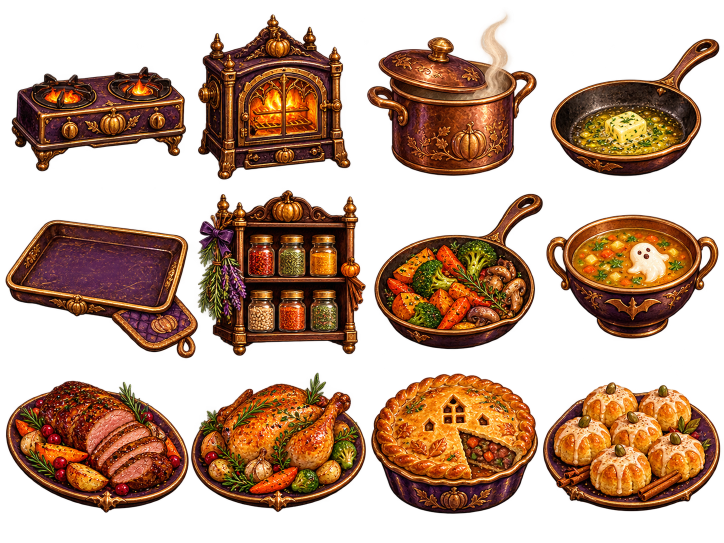
#> input picture voxel/docs/plans/kitchen-workshop/art/kitchen-workshop-source.png, 1448 x 1086 px (shown at 1/2 size)
$ python prepare-kitchen-workshop-icons.py
#> lines starting #> are read from the running program, lines starting #| are printed output that depends on the picture; after the words box and inside, x2 and y2 are one past the last pixel; in counts of white or black regions, pixels touching at a corner belong together
"""Pack generated kitchen artwork into twelve equal UI cells.

Pillow only extracts, crops and resizes the approved generated illustrations.
The source is kept intact. Connected alpha components separate overlapping
bounding rectangles (the tray's mitt and spice shelf) without cutting art.
Tool dependencies: Pillow, numpy and scipy; no runtime dependencies are added.
"""
from hashlib import sha256
import json
from pathlib import Path

import numpy as np
from PIL import Image, ImageFilter
from scipy.ndimage import find_objects, label

ROOT = Path(__file__).resolve().parents[1]
SOURCE = ROOT / "docs/plans/kitchen-workshop/art/kitchen-workshop-source.png"
OUTPUT = ROOT / "assets/kitchen-workshop-icons.webp"
META = ROOT / "docs/plans/kitchen-workshop/art/icons.json"
IDS = [
    "hob", "oven", "pot", "pan", "tray", "spice",
    "garden-skillet", "harvest-broth", "spiced-roast",
    "moonfire-chicken", "haunted-pie", "pumpkin-spice-biscuits",
]

image = Image.open(SOURCE).convert("RGBA")
#> image is the input picture: PIL image 1448x1086 RGBA; mean R, G, B, A 67.7, 36.6, 16.4, 124.6
assert image.size == (1448, 1086), "Review alpha extraction for a new source"
rgba = np.asarray(image)
labels, _ = label(rgba[:, :, 3] > 4)
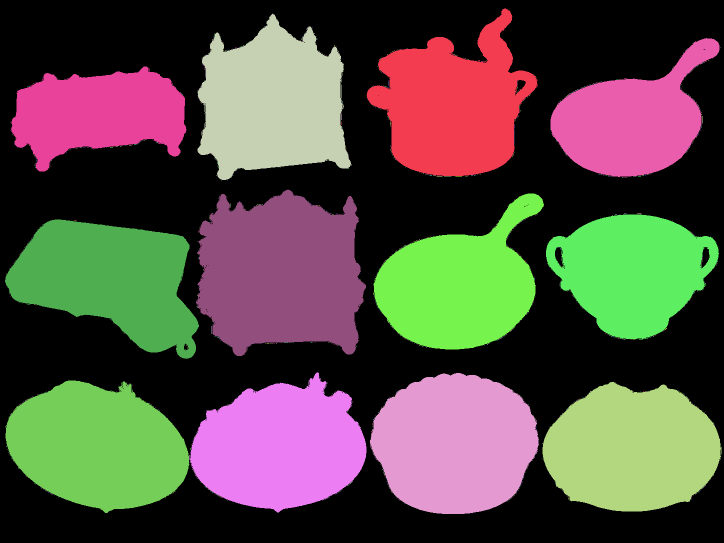
#> labels: shape (1086, 1448) int32 (shown at 1/2 size); 1450 distinct labels, from 0 to 1449; one colour per label, 0 black
counts = np.bincount(labels.ravel())
#> counts = 1450 values, max 773957 at index 0, min 1 at index 2, mean 1084.5
slices = find_objects(labels)
#> slices = 1449 items
components = {}
for component in np.argsort(counts[1:])[-12:] + 1:
    ys, xs = slices[component - 1]
    col = min(3, int(((xs.start + xs.stop) / 2) / (image.width / 4)))
    row = min(2, int(((ys.start + ys.stop) / 2) / (image.height / 3)))
    index = row * 4 + col
    assert index not in components, "Illustrations crossed the approved grid"
    components[index] = (int(component), (xs.start, ys.start, xs.stop, ys.stop))
#> this loop made 12 passes
#> (component, col, row, index) on passes 1 to 12: (124, 0, 0, 0), (20, 3, 0, 3), (574, 3, 1, 7), (512, 2, 1, 6), (1, 2, 0, 2), (583, 0, 1, 4), (1031, 1, 2, 9), (1035, 0, 2, 8), (1037, 3, 2, 11), (3, 1, 0, 1), (1032, 2, 2, 10), (511, 1, 1, 5)
#> after the loop, components = 12 items
assert sorted(components) == list(range(12)), "Expected twelve large illustrations"

cell, content = 192, 160
packed = Image.new("RGBA", (cell * 4, cell * 3))
#> packed: PIL image 768x576 RGBA; every value is 0
cells = []
for index, name in enumerate(IDS):
    component, alpha_bounds = components[index]
    # Include nearby soft antialiasing around this component, while excluding
    # its neighbour. A faint alpha bridge in the generator must not join icons.
    mask = Image.fromarray(np.where(labels == component, 255, 0).astype(np.uint8))
    mask = mask.filter(ImageFilter.MaxFilter(7))
    tile = image.copy()
    tile.putalpha(Image.fromarray(np.minimum(np.asarray(mask), rgba[:, :, 3])))
    crop = tile.getbbox()
    assert crop, name
    tile = tile.crop(crop)
    tile.thumbnail((content, content), Image.Resampling.LANCZOS)
    col, row = index % 4, index // 4
    x = col * cell + (cell - tile.width) // 2
    y = row * cell + (cell - tile.height) // 2
    packed.alpha_composite(tile, (x, y))
    cells.append({
        "index": index, "id": name, "sourceComponent": component,
        "sourceAlphaBounds": list(alpha_bounds), "sourceCrop": list(crop),
        "packedSize": list(tile.size),
    })
#> this loop made 12 passes
#> (component, alpha_bounds, crop) on passes 1 to 12: (124, (22, 133, 373, 343), (19, 130, 375, 346)), (3, (395, 28, 703, 360), (392, 26, 706, 363)), (1, (733, 17, 1075, 352), (730, 14, 1078, 355)), (20, (1101, 76, 1439, 354), (1098, 73, 1442, 357)), (583, (10, 439, 398, 718), (8, 436, 401, 721)), (511, (392, 379, 732, 712), (389, 376, 735, 715)), (512, (747, 387, 1088, 699), (744, 385, 1091, 701)), (574, (1092, 429, 1438, 679), (1089, 426, 1440, 682)), (1035, (11, 761, 378, 1026), (9, 758, 381, 1029)), (1031, (379, 745, 733, 1025), (376, 742, 736, 1027)), (1032, (740, 746, 1078, 1028), (737, 744, 1081, 1031)), (1037, (1085, 764, 1443, 1023), (1082, 762, 1446, 1026))
#> pass 1, `mask = Image.fromarray(np.where(labels == component, 255, 0).astype(np..`:
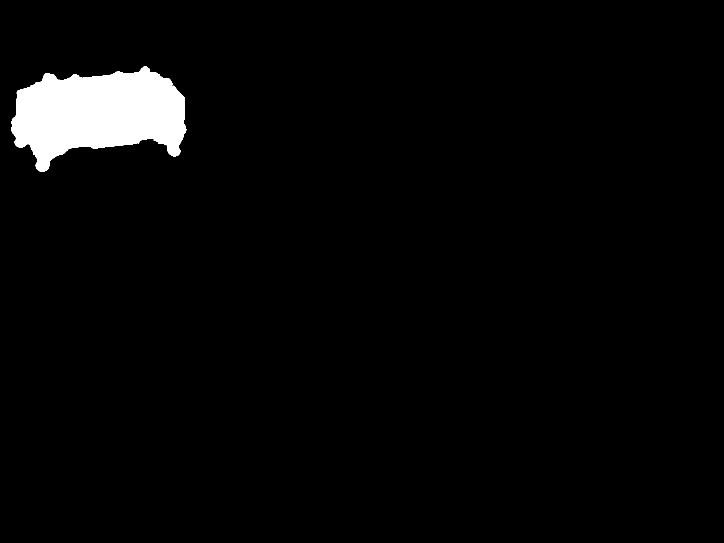
#> mask: PIL image 1448x1086 L (shown at 1/2 size); 3.1% white; 1 white region, box (x1, y1, x2, y2) and area: (22, 133, 373, 343) 48395
#> pass 1, `mask = mask.filter(ImageFilter.MaxFilter(7))`:
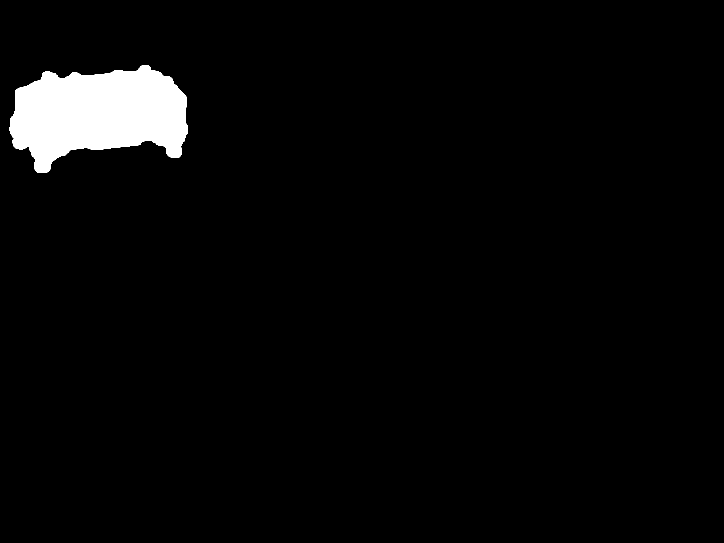
#> mask: PIL image 1448x1086 L (shown at 1/2 size); 3.3% white; 1 white region, box (x1, y1, x2, y2) and area: (19, 130, 376, 346) 52382
#> pass 1, `tile = tile.crop(crop)`:
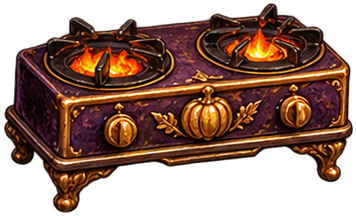
#> tile: PIL image 356x216 RGBA; mean R, G, B, A 61.6, 31.6, 18.6, 154.5; transparent parts drawn white
#> pass 2, `mask = Image.fromarray(np.where(labels == component, 255, 0).astype(np..`:
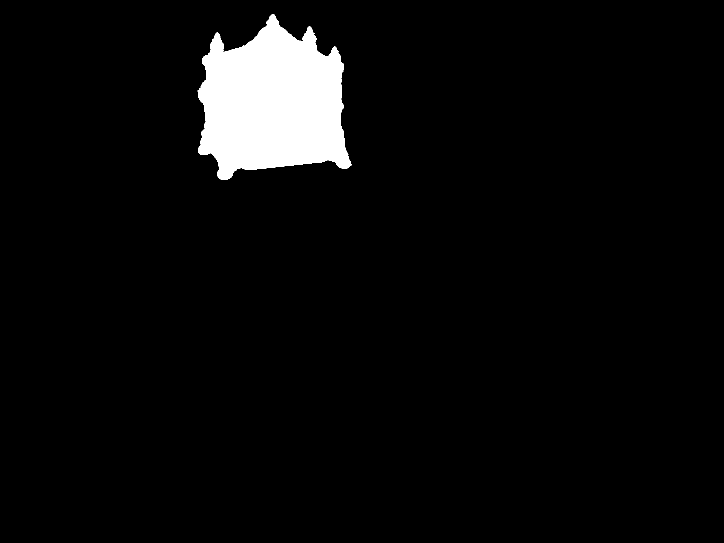
#> mask: PIL image 1448x1086 L (shown at 1/2 size); 4.5% white; 1 white region, box (x1, y1, x2, y2) and area: (395, 28, 703, 360) 71034
#> after the loop:
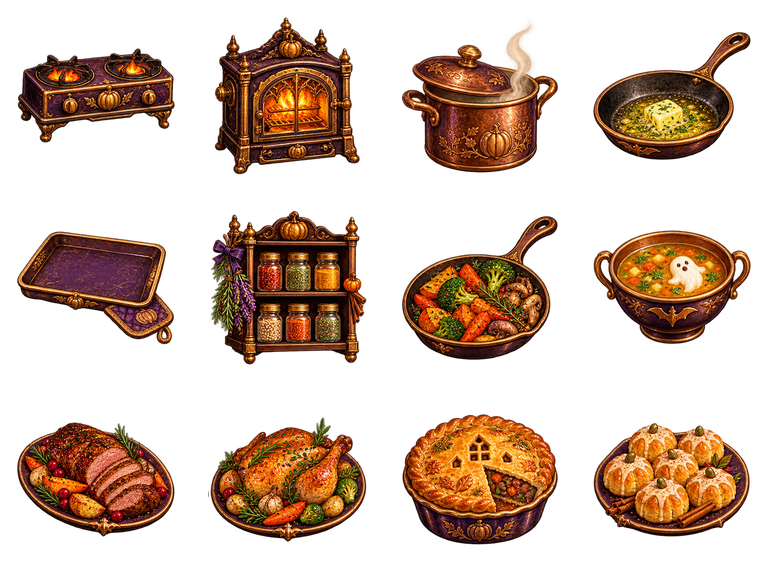
#> packed: PIL image 768x576 RGBA; mean R, G, B, A 48, 26, 11.6, 90.4; transparent parts drawn white
#> after the loop:
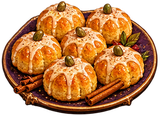
#> tile: PIL image 160x116 RGBA; mean R, G, B, A 130, 76.9, 33.3, 182.6; transparent parts drawn white
#> after the loop, cells = 12 items

packed.save(OUTPUT, "WEBP", quality=88, method=6, exact=True, alpha_quality=100)
#> (the run stopped early here; a loop or call above may not have finished)
